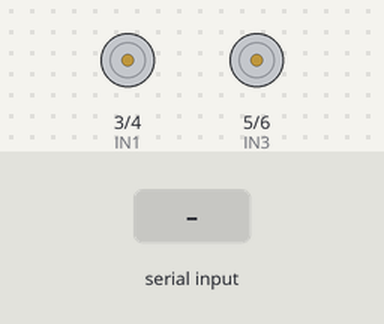
Bench run of a sketch on a simulated Arduino Uno, built with avr-gcc and run on an emulated ATmega328P. Shown: motor-driver pin pairs drawn as motors (green arrow = first pin HIGH = forward, orange = second pin HIGH = backward, longer = more drive, scaled by the enable pin). Inputs (shaded band) come from the test bench.

Above: at 1.2 s.
1.3 s: "F" received over Serial
At 1.9 s:
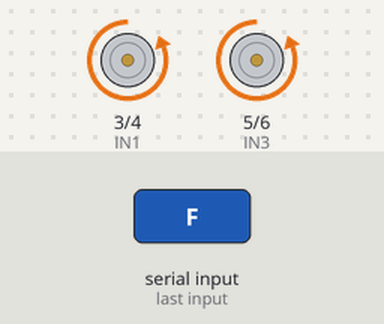
2.8 s: "L" received over Serial
At 4.0 s:
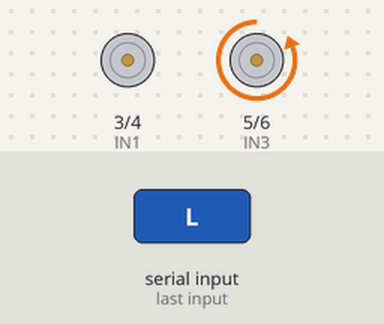
4.3 s: "R" received over Serial
At 5.4 s:
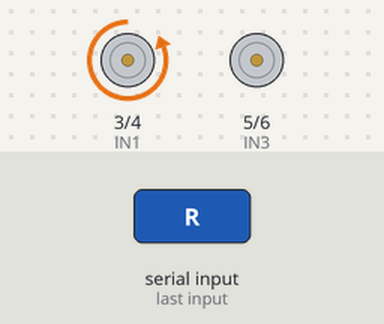
5.8 s: "1" received over Serial
At 6.5 s:
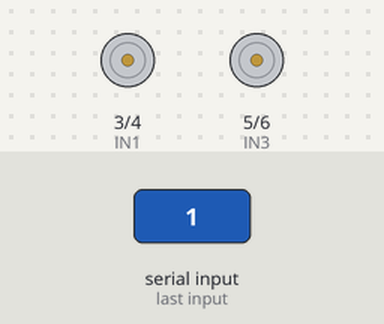
Timing chart, 0 to 8.3 s (numbered marks = the images above; inputs shaded):
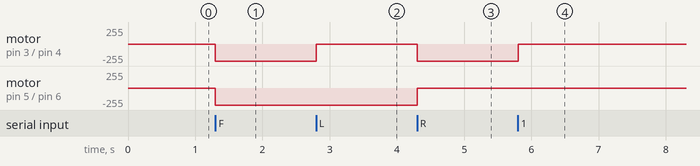

Measured:
- after the input at 1.3 s, motor on pin 3 (IN1) / pin 4 (IN2), motor on pin 5 (IN3) / pin 6 (IN4): stopped → backward 255/255 at once
- after the input at 2.8 s, motor on pin 3 (IN1) / pin 4 (IN2): backward 255/255 → stopped at once
- after the input at 4.3 s, motor on pin 3 (IN1) / pin 4 (IN2): stopped → backward 255/255 at once; motor on pin 5 (IN3) / pin 6 (IN4): backward 255/255 → stopped at once
- after the input at 5.8 s, motor on pin 3 (IN1) / pin 4 (IN2): backward 255/255 → stopped at once

The sketch:

object_detection_robot.ino
```cpp
#define IN1 3
#define IN2 4
#define IN3 5
#define IN4 6
#define ENA 10
#define ENB 9


unsigned long last=0;
void setup() {
  Serial.begin(9600);

  pinMode(IN1, OUTPUT);
  pinMode(IN2, OUTPUT);
  pinMode(IN3, OUTPUT);
  pinMode(IN4, OUTPUT);

  pinMode(ENA, OUTPUT);
  pinMode(ENB, OUTPUT);

  digitalWrite(ENA,HIGH);
  digitalWrite(ENB,HIGH);


  stopMotors();
}

void loop() {
  if(millis()-last>10000){
    stopMotors();
  }
  if (Serial.available()>0) {
    char command = Serial.read();
    last=millis();

    if (command == 'F') {
      digitalWrite(IN1, LOW);
      digitalWrite(IN2, HIGH);
      digitalWrite(IN3, LOW);
      digitalWrite(IN4, HIGH);
    }

    else if (command == 'L') {
      digitalWrite(IN1, LOW);
      digitalWrite(IN2, LOW);
      digitalWrite(IN3, LOW);
      digitalWrite(IN4, HIGH);
    }

    else if (command == 'R') {
      digitalWrite(IN1, LOW);
      digitalWrite(IN2, HIGH);
      digitalWrite(IN3, LOW);
      digitalWrite(IN4, LOW);
    }
    else  {
      stopMotors();
    }
  }
}
void stopMotors(){
      digitalWrite(IN1, LOW);
      digitalWrite(IN2, LOW);
      digitalWrite(IN3, LOW);
      digitalWrite(IN4, LOW);


}
```
